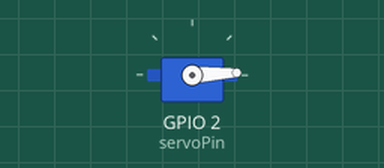
This sketch was run on a simulated ESP32. On the bench: servo.

Above: at 0.05 s.
At 1.25 s:
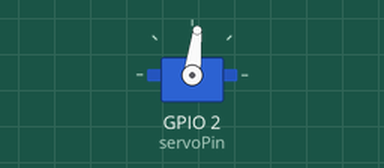
At 2.5 s:
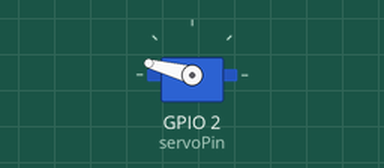
At 5.35 s:
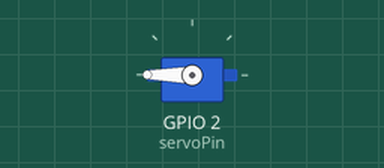
Timing chart, 0 to 7.0 s (numbered marks = the images above):
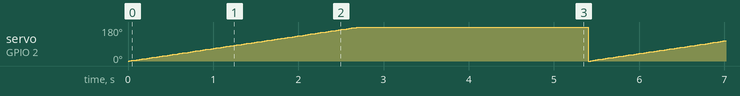

Measured:
- by itself, servo on GPIO 2 (servoPin): ramps from 0° to 180° and jumps back, once every 5.4 s

The sketch:

mixer.ino
```cpp
#include <ESP32Servo.h>

Servo myservo;

const int custom = 100000; //enter custom duration in ms
const int servoPin = 2;
int cond = 1;

void setup() {
  myservo.setPeriodHertz(50);
  myservo.attach(servoPin);
}

void loop() {
 while(cond){
   for(int pos = 0; pos < 360; pos += 1) {
 myservo.write(pos);
 delay(15);
 }
 }
 delay(custom);
cond = 0;
}
```
